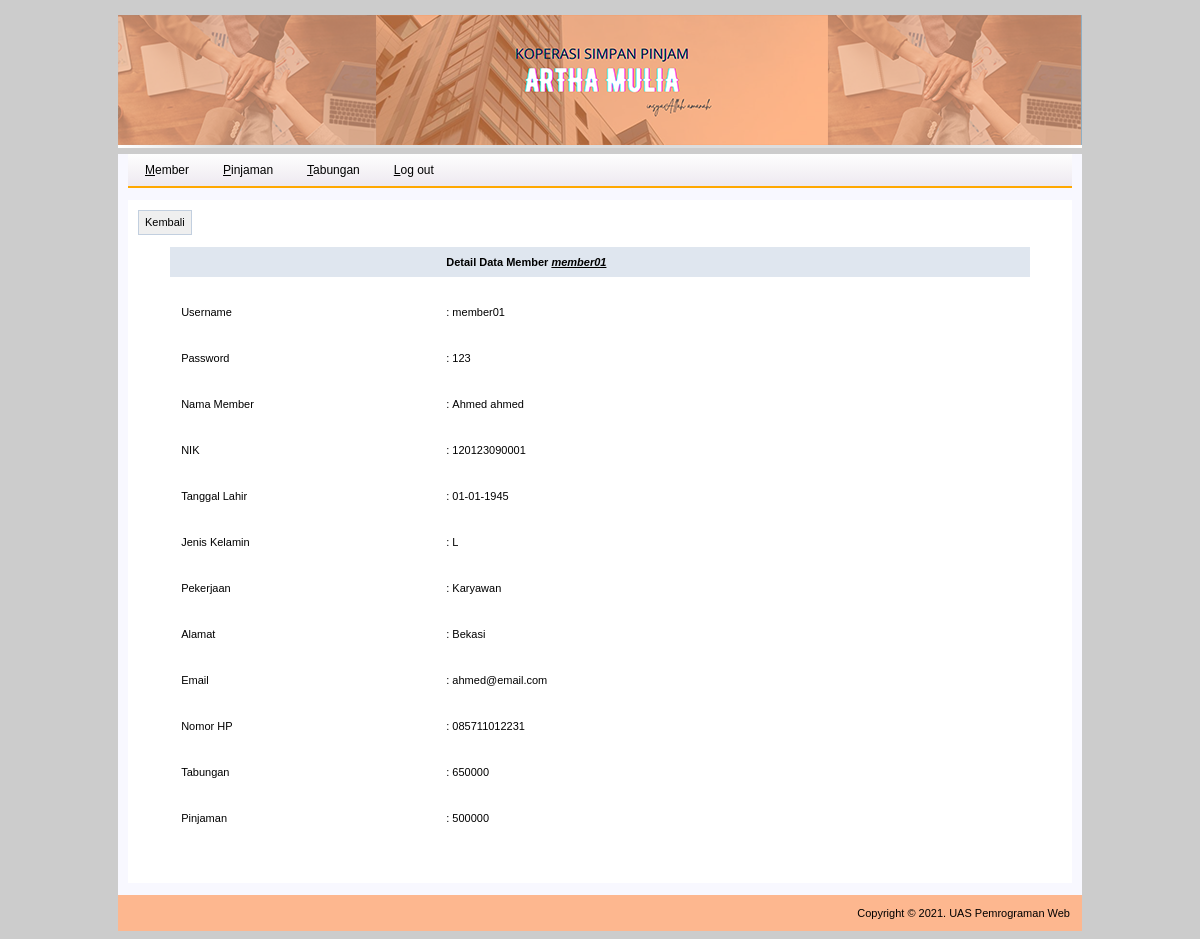
/home-admin.php?page=view-detail-member&username=member01 (signed in), run on the app's committed database.
### tables this page shows
CREATE TABLE `member` (
  `username` varchar(16) NOT NULL,
  `password` varchar(16) NOT NULL,
  `nama` varchar(20) NOT NULL,
  `nik` bigint(16) NOT NULL,
  `tgl_lahir` date NOT NULL,
  `jenis_kelamin` varchar(9) NOT NULL,
  `pekerjaan` varchar(16) NOT NULL,
  `alamat` text NOT NULL,
  `email` text NOT NULL,
  `no_hp` char(20) NOT NULL,
  `tabungan` varchar(16) NOT NULL,
  `pinjaman` varchar(16) NOT NULL
);

### view-detail-member.php (the view, shortened to what this page needs)
<div style="border:0; padding:10px; width:924px; height:auto;">
	<?php
	if (isset($_GET['username'])) {
		$username = $_GET['username'];
	}
	else {
	die ("Error. No ID Selected! ");
	}
	$koneksi=mysqli_connect("localhost", "root", "", "dbkoperasi");
	$query = "SELECT * FROM member WHERE username='$username'";
	$sql = mysqli_query ($koneksi, $query);
	$hasil = mysqli_fetch_array ($sql);
	$username	= $hasil['username'];
	$password	= $hasil['password'];
	$nama	= $hasil['nama'];
	$nik	= $hasil['nik'];
	list($thn_lahir,$bln_lahir,$tgl_lahir) = explode ("-",$hasil['tgl_lahir']);
	$jenis_kelamin	= $hasil['jenis_kelamin'];
	$pekerjaan	= $hasil['pekerjaan'];
	$alamat		= $hasil['alamat'];
	$email		= $hasil['email'];
	$no_hp		= $hasil['no_hp'];
	$tabungan		= $hasil['tabungan'];
	$pinjaman		= $hasil['pinjaman'];
?>
	<input type="button" value="Kembali" onclick=location.href="home-admin.php?page=form-view-member" title="Kembali">
	<table width="860" border="0" align="center" cellpadding="0" cellspacing="0">
		<tr>
			<td>&nbsp;</td>
			<td>&nbsp;</td>
			<td>&nbsp;</td>
		</tr>
		<tr bgcolor="#DFE6EF" height="30">
			<td>&nbsp;</td>
			<td>&nbsp;</td>
			<td><b>Detail Data Member <u><i><?=$username?></i></u></b></td>
		</tr>
		<tr>
			<td>&nbsp;</td>
			<td>&nbsp;</td>
			<td>&nbsp;</td>
		</tr>
		<tr height="46">
			<td>&nbsp;</td>
			<td>Username</td>
			<td>:&nbsp;<?=$username?></td>
		</tr>
		<tr height="46">
			<td>&nbsp;</td>
			<td>Password</td>
			<td>:&nbsp;<?=$password?></td>
		</tr>
		<tr height="46">
			<td>&nbsp;</td>
			<td>Nama Member</td>
			<td>:&nbsp;<?=$nama?></td>
		</tr>
		<tr height="46">
			<td>&nbsp;</td>
			<td>NIK</td>
			<td>:&nbsp;<?=$nik?></td>
		</tr>
		<tr height="46">
			<td>&nbsp;</td>
			<td>Tanggal Lahir</td>
			<td>:&nbsp;<?=$tgl_lahir?>-<?=$bln_lahir?>-<?=$thn_lahir?></td>
		</tr>
		<tr height="46">
			<td>&nbsp;</td>
			<td>Jenis Kelamin</td>
			<td>:&nbsp;<?=$jenis_kelamin?></td>
		</tr>
		<tr height="46">
			<td>&nbsp;</td>
			<td>Pekerjaan</td>
			<td>:&nbsp;<?=$pekerjaan?></td>
		</tr>
		<tr height="46">
			<td>&nbsp;</td>
			<td>Alamat</td>
			<td>:&nbsp;<?=$alamat?></td>
		</tr>
		<tr height="46">
			<td>&nbsp;</td>
			<td>Email</td>
			<td>:&nbsp;<?=$email?></td>
		</tr>
		<tr height="46">
			<td>&nbsp;</td>
			<td>Nomor HP</td>
			<td>:&nbsp;<?=$no_hp?></td>
		</tr>
		<tr height="46">
			<td>&nbsp;</td>
			<td>Tabungan</td>
			<td>:&nbsp;<?=$tabungan?></td>
		</tr>
		<tr height="46">
			<td>&nbsp;</td>
			<td>Pinjaman</td>
			<td>:&nbsp;<?=$pinjaman?></td>
		</tr>
		<tr>
			<td>&nbsp;</td>
			<td height="32">&nbsp;</td>
			<td>&nbsp;</td>
		</tr>
	</table>
</div>

### style.css (style rules this page uses)
body { font-family: Helvetica, Arial, Verdana, sans-serif; font-size: 12px; background-color:#cccccc; margin-top:15px; }
table { font-family: Verdana, Arial, Helvetica, sans-serif; font-size: 11px; }
input { font-family: Verdana, Arial, Helvetica, sans-serif; font-size: 11px; color: black; height: 25px; border: 1px solid #C2CFDF; }

### data on the page
member: username "member01", password "123", nama "Ahmed ahmed", nik "120123090001", jenis_kelamin "L", pekerjaan "Karyawan", alamat "Bekasi", email "ahmed@email.com", no_hp "085711012231", tabungan "650000", pinjaman "500000"

### other printed values
$tgl_lahir "01"
$bln_lahir "01"
$thn_lahir "1945"
